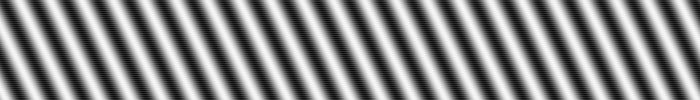
Frame 1 (no input)
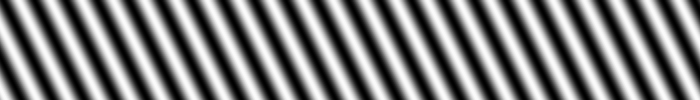
Frame 60 (the mouse pressed at the canvas centre just before this capture)
Frame 120 (the mouse held since frame 60 and released just before this capture): identical to frame 60, image omitted

The Processing sketch that drew these frames (run headless with seeded random() and noise(); from frame 60 on, the mouse is pressed at the canvas centre):

// Processing sketch: Ex_37
// ── Ex_37.pde
float offset = 126.0; 
float scaleVal = 126.0;
float angleInc = 0.2;

void setup() {
  size(700, 100);
}

void draw() {
  float angle = 0.0;
  for (int x = -52; x < width; x += 1) {
    float y = offset + (sin(angle) * scaleVal);
    stroke(y);
    line(x, 0, x+50, height);
    angle += angleInc;
  }
}
